Frame 1 (no input): blank canvas, image omitted
Frame 60 (the mouse pressed at the canvas centre just before this capture): blank canvas, image omitted
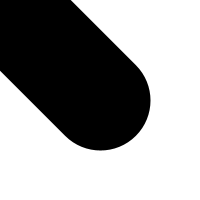
Frame 120 (the mouse held since frame 60 and released just before this capture)

The Processing sketch whose frames 1 and 60 were blank and that drew this single picture after the mouse press (run headless with seeded random() and noise(); from frame 60 on, the mouse is pressed at the canvas centre):

// Processing sketch: processing_122959
// ── processing_122959.pde

void setup() {
size(200,200);
background(255);
smooth();
}
void draw() {
stroke(0);
//el valor absoluto siempre es positivo, la vel del ratón es la dif entre posición
strokeWeight(abs(mouseX-pmouseX));
line(pmouseX ,pmouseY ,mouseX ,mouseY );
}
